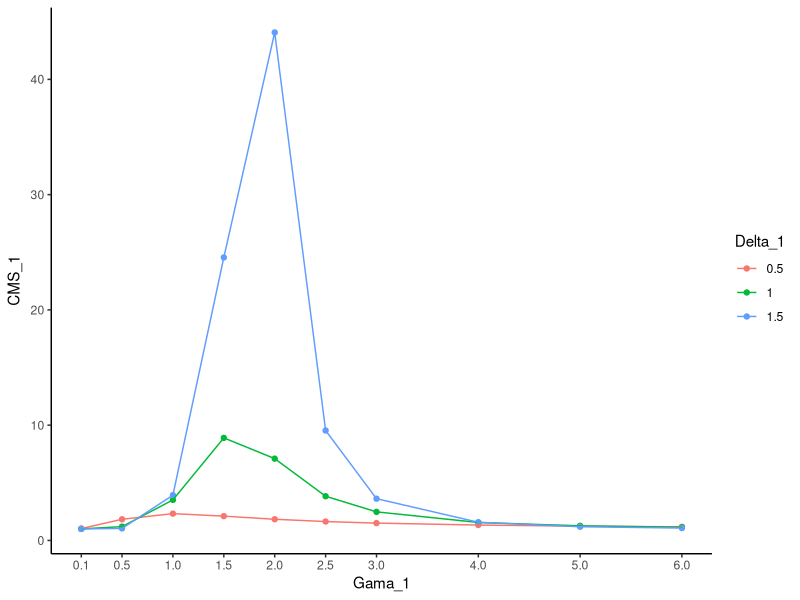
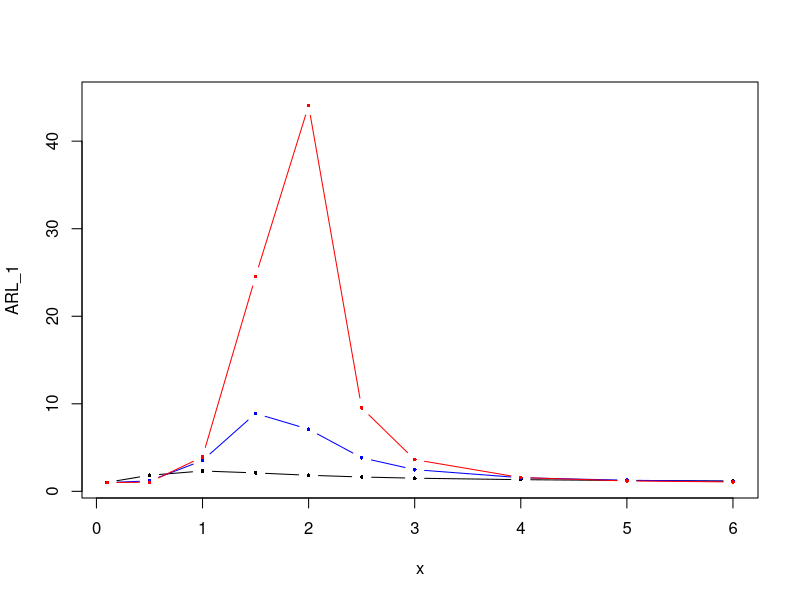
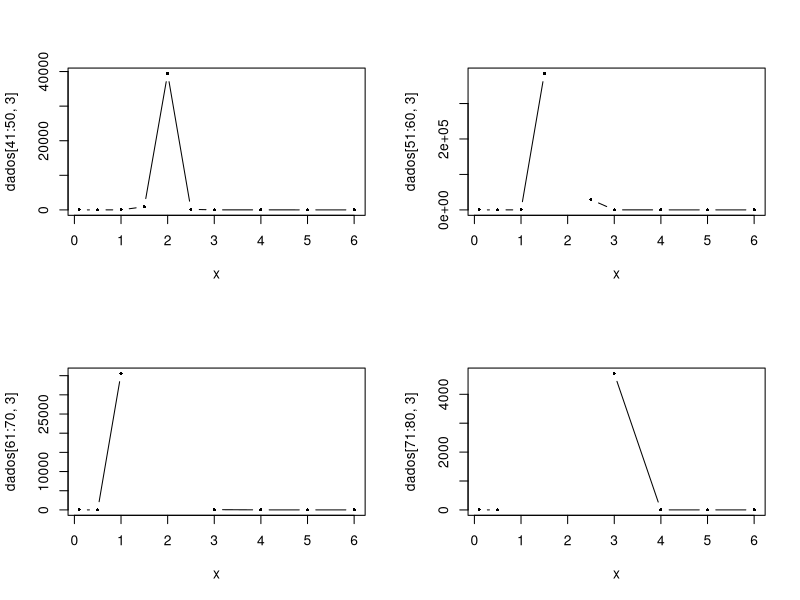

Reproduce these figures in R, in order.
## ---- chunk 1
knitr::opts_chunk$set(echo = TRUE)

require(ggplot2)

## ---- chunk 2
pracma::clear()

weibull_carta_xbar = function(gama0=2, delta0=2,
                              gama1=c(.1, .5, 1, 1.5, 2, 2.5, 3, 4, 5, 6),
                              n=5, corridas=50*10**6, vetordelta){
  # Essa função faz a Tabela 1: Valores de ARL's obtidos para análise de desempenho
  # do gráfico de X_barra (mudança bidirecional)
  
  # gama0 e delta0 são os Parâmetros sob controle.
  # gama1 e vetordelta (='delta1') são os parâmetros fora de controle
  # n é o tamanho amostral
  # corridas é a quantidade de repetição em cada iteração
  
  # Média da distribuição
  mu0 <- gama0*(gamma(1/delta0+1))
  
  # Desvio padrão
  Sigma20 <- (gama0^2)*(gamma(2/delta0+1)-(gamma(1/delta0+1)^2))
  Sigma0 <- Sigma20^0.5
  
  
  # Distribuição Sob H0 (sob controle)
  
  #corridas<-50000000
  #Corridas Amostras de tamanho n

  SC0 <- (matrix(rweibull(n*corridas, delta0, gama0), n, corridas))
  SCmean0 <- colMeans(SC0) #Média das corridas amostras
  
  # Limites de Controle
  L<-quantile(SCmean0, c(pnorm(-3), 1-pnorm(-3)))
  LSC=L[[2]]
  LIC=L[[1]]
  
  ARL0<-1/(mean(SCmean0 <= LIC) + (mean(SCmean0 >= LSC)))

  tabela = data.frame(matrix(#c(sigma0, delta0, ARL0, mu0, sigma0, LIC, LSC),
                             0, ncol=7)
                      )
  colnames(tabela) <- c("gama1", "delta1", "ARL1",
                         "mu1", "sigma1", "desvio", "d(%)")
  for(delta1 in vetordelta){
    for(valor in gama1){
      # Distribuição sob H1 (Fora de Controle)
      mu1 <- valor*(gamma(1/delta1+1))
      Sigma21 <- (valor^2)*(gamma(2/delta1+1)-(gamma(1/delta1+1)^2))
      Sigma1 <- Sigma21^0.5
      
      # Distribuição Sob H1 (sob controle)
      SC1<-(matrix(rweibull(n*corridas, delta1, valor),n,corridas)) #Corridas Amostras de tamanho n
      SCmean1<-colMeans(SC1) #Mean das corridas amostras
      
      ARL1 <- 1/(mean(SCmean1<=LIC) + (mean(SCmean1>=LSC)))
      
      # Cálculo do desvio (diferença absoluta das médias) e de d (diferença relativa)
      desvio = mu0 - mu1
      d = ifelse(desvio/mu0 < 1, round(desvio/mu0, 2)*-100, round(desvio/mu0, 2)*100)
      tabela = rbind(tabela, c(valor, delta1,
                               round(ARL1, 4), round(mu1, 4),
                               round(Sigma1, 4), round(desvio, 4), d))
      # As casas decimais serão formatadas na planilha
    }
    cat('\nFeito: delta1=', delta1)
    }
    
    cat("\nSob controle\n\n")
    print(data.frame(valor=c('gama_0' = round(gama0, 4), 'delta_0'=round(delta0, 4),
                             'ARL_0' = round(ARL0, 4), 'mu_0' = round(mu0, 4),
                             'sigma_0'= round(Sigma0, 4), 'LIC' = round(LIC, 4),
                             'LSC' = round(LSC, 4))))
  tabela <- tabela[-1, ]
  # colnames(tabela) <- c("gama1", "delta1", "ARL1",
  #                       "mu1", "sigma1", "desvio", "d(%)")
  return(tabela)
}

## ---- chunk 3
dados = read.csv('tabela1_50mi.csv')
dados <- dados[, c(1:3)]
colnames(dados) <- c('Gama1', 'Delta1', 'ARL1')

x = dados[1:10, 1]

ggplot(dados[1:30, ], aes(x=Gama1, y=ARL1, group = Delta1, colour=factor(Delta1))) +
  geom_point() +
  geom_line() +
  labs(y = quote(CMS_1), x = 'Gama_1', colour = 'Delta_1') +
  scale_x_continuous(breaks = dados[1:10,1]) +
  theme_classic()
## ---- chunk 4
plot(x=x, y=dados[1:10, 3], 'b', ylim=c(min(dados[, 3]), 45),
    pch = 16, cex = .5, ylab = "ARL_1")

lines(x = x, y = dados[11:20, 3], 'b', pch = 16, cex = .5, col='blue')
lines(x = x, y = dados[21:30, 3], 'b', pch = 16, cex = .5, col='red')
#lines(x = x, y = dados[31:40, 3], 'b')

par(mfrow=c(2,2))
plot(x = x, y = dados[41:50, 3], 'b', pch=16, cex = .5)
plot(x = x, y = dados[51:60, 3], 'b', pch=16, cex = .5)
plot(x = x, y = dados[61:70, 3], 'b', pch=16, cex = .5)
plot(x = x, y = dados[71:80, 3], 'b', pch=16, cex = .5)
